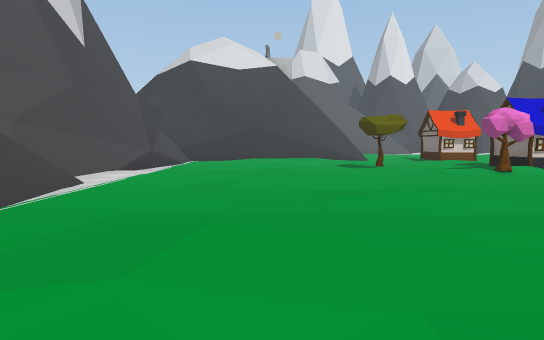
view 1 (above)

24 first-person views from a walk through a Unity game level. The camera is 1.5 m above the floor, tilts 4° down and sees 70° across. The floor is counted in squares, 2 m on a side. Each view is taken from the middle of a square. On the plan, view 1 faces up. The plan holds only what a view shows up to about 12 squares ahead; the rest is blank. The place goes on beyond the plan. The player is left out. Some surface patterns are stand-ins.

view 2
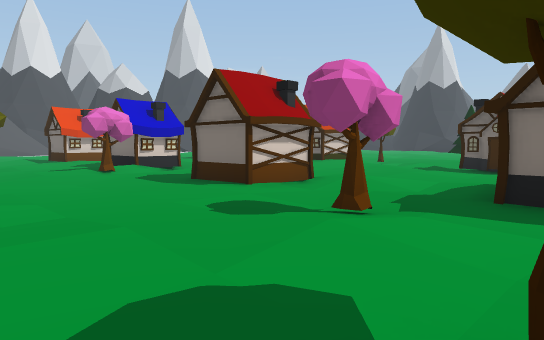

view 3
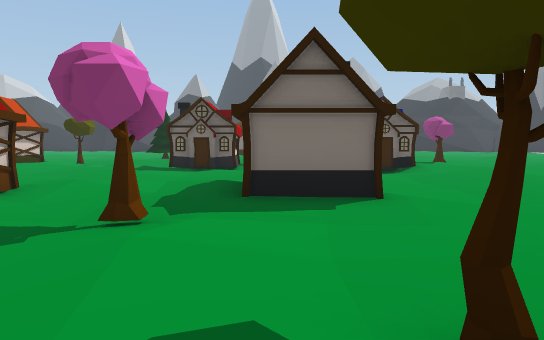

view 4
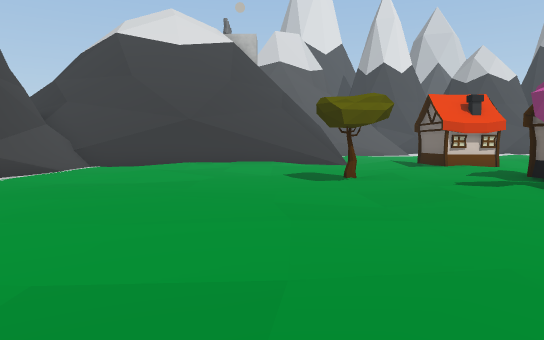

view 5
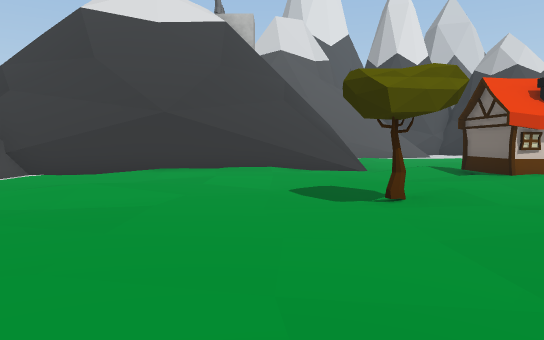

view 6
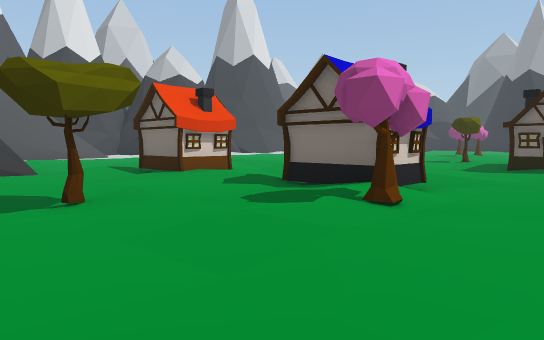

view 7
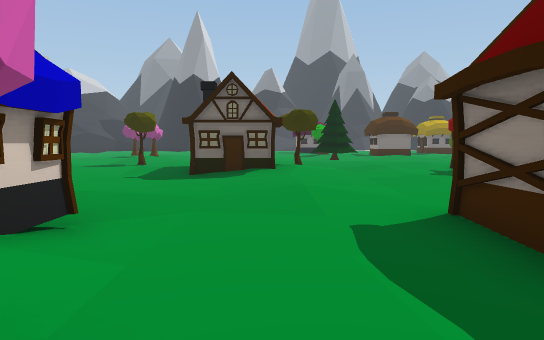

view 8
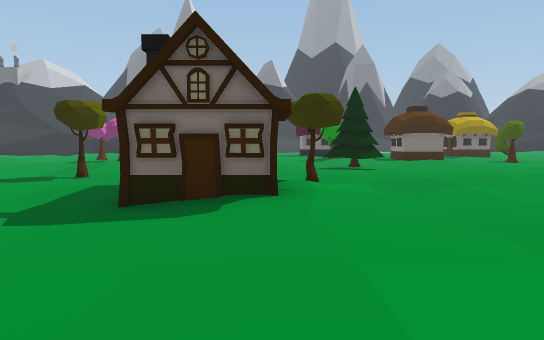

view 9
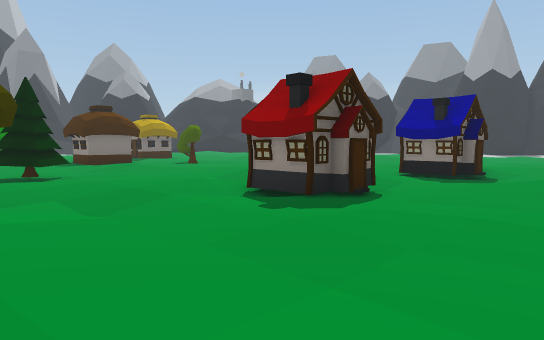

view 10
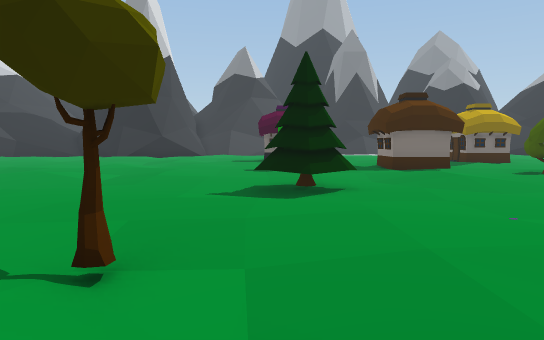

view 11
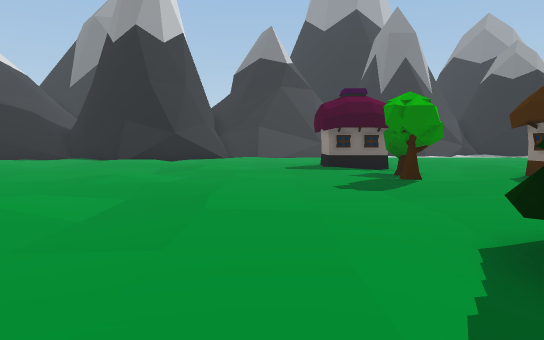

view 12
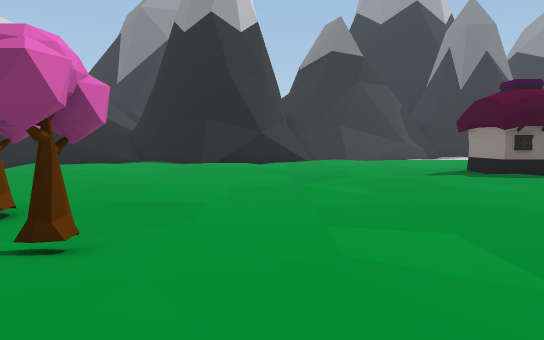

view 13
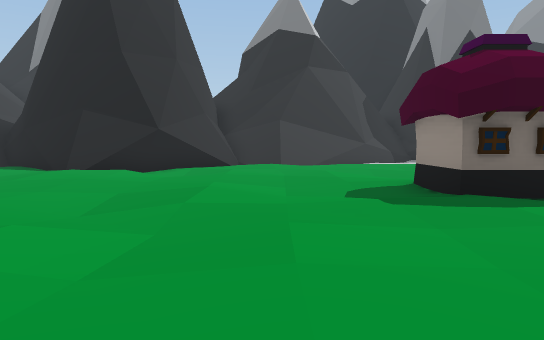

view 14
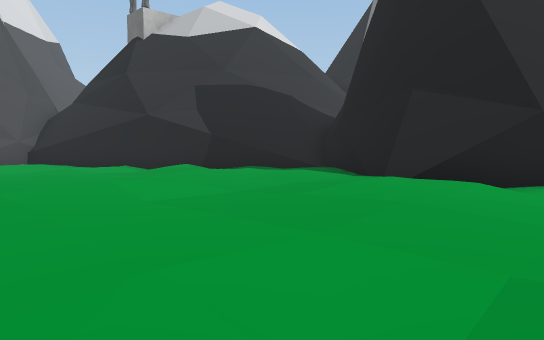

view 15
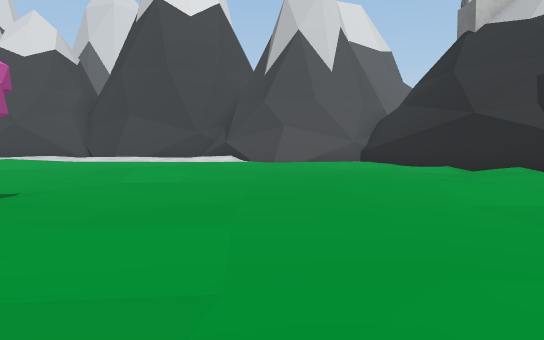

view 16
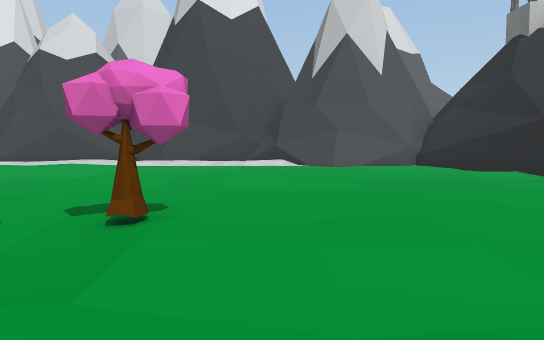

view 17
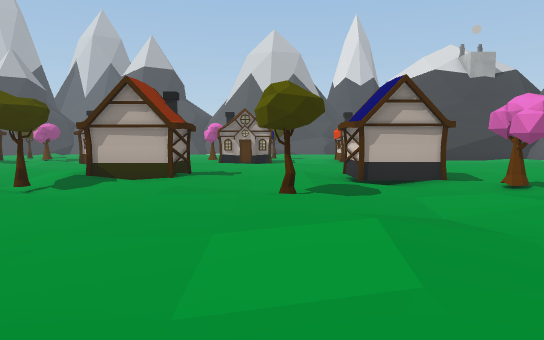

view 18
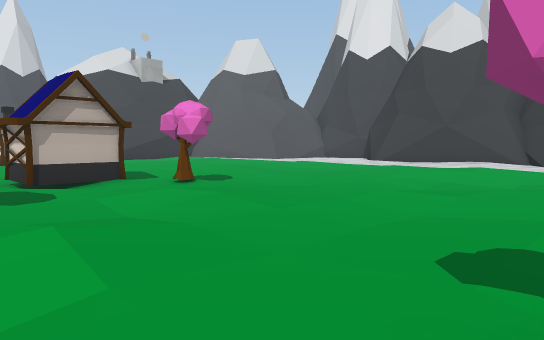

view 19
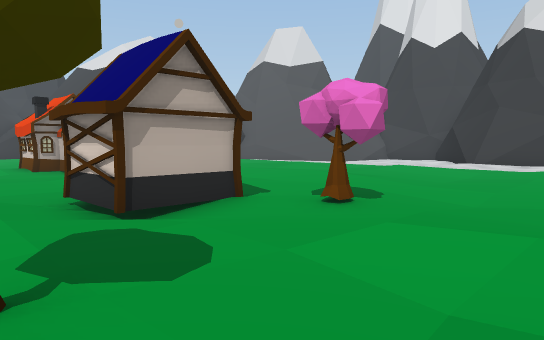

view 20
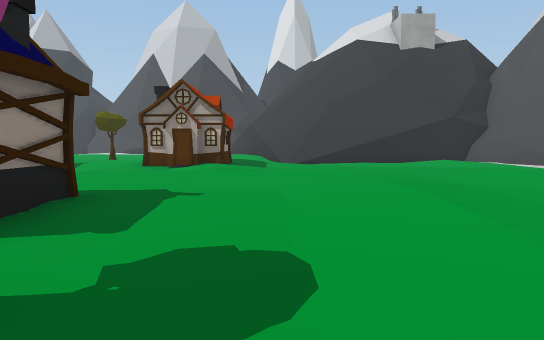

view 21
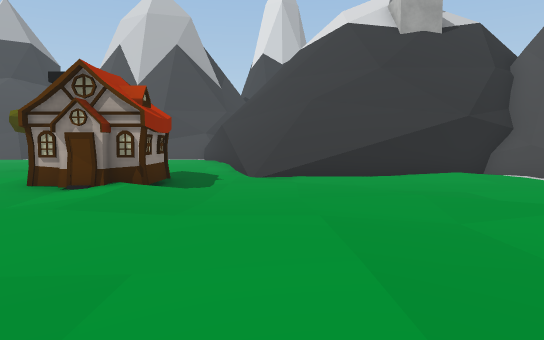

view 22
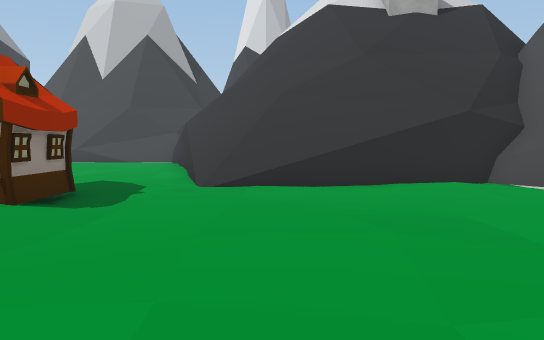

view 23
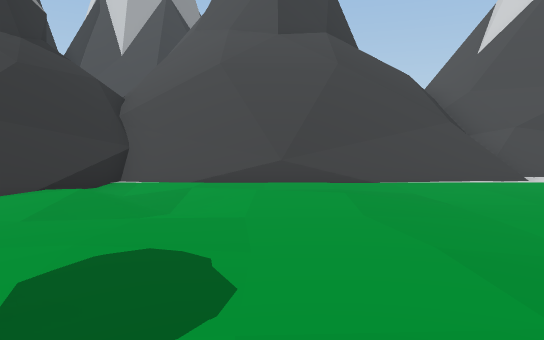

view 24
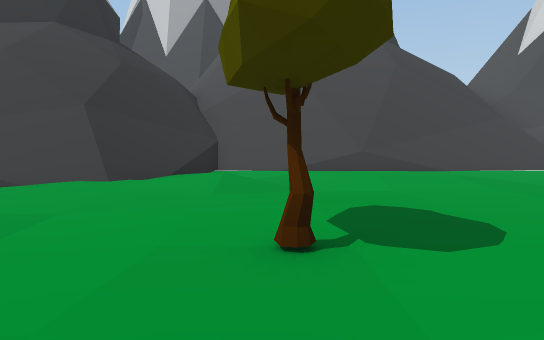

### Floor plan
Key: @ floor where view 1 was taken; # wall or solid block; . main floor; : floor 0.25 m higher than the main floor; - floor 0.25 m lower than the main floor; / step, stairs or slope; = window, fence, low wall or low ledge; ^ raised ledge; H house; T tree.
Columns run from 7 left of view 1 to 37 right of it. Each row starts with its distance up from view 1.
 25            ^#/...     ...   ..         .##
 24           #//..../   .../../:/./- ....//-##
 23          #^//....///...--/.:/----.....--./##
 22         ^^///.-.///....--..//--........--/#=
 21         #^///--......///.../-/////.....-///#
 20        ##/////.....:./..----/..///......// #=
 19        #//=///...../....----.../----......../
 18     ####//--/:H/:::/..//T---/--/--..../...../
 17    ##./../.-//##////....-./.--.--.--../.-...#
 16    #..-../--/.HH//... #/////.-.//T-...--...##
 15    #.-..---.....//../H#/.--//..T/..........##
 14    #..//--//...//  .///....//..//.---....../#
 13    #.-/-.--T.../   .////-T.////...////-...//#
 12    #.--..-..../ H./..-.//...////-//////...//
 11   ##.....--...:H/./-..:.....----/.--/../.....
 10  ##/.....--/.T.//.../##..-..--/......./-/./-.
  9 ###../-...-.-...//../H#//...--..-...-.///./..
  8 ###/------.-/...//../://T../------.././/..//.
  7 #=//.----//--.H#....////.../TT---/....##/////
  6 ^==/..--//.-..##-.././//...-TT-./.TTT/#H  //
  5  ^^/.---//-....//.....//:/...-/-/: -- /
  4   ^//-//.-.../-//...-HH/ ...//////-./-/
  3   ^#/./...../////.---H   /.//::/.H#.///
  2   ^#/.//...//T///.../H     -/./..##  /.
  1   ^#////...//-. H ///-/    ..-/.-.
  0   ^////@..T-/-.     .-/         T.
 -1  ##/////..--/-//-.  ---
 -2 =#===//..--- ./------#
 -3    ==#//--    ---/../HH

Positions as (right, up) in squares from view 1, and headings:
1: (0, 0), facing up
2: (2, 0), facing up-right
3: (2, 1), facing right
4: (2, 5), facing up
5: (2, 8), facing up
6: (2, 8), facing up-right
7: (5, 9), facing right
8: (9, 9), facing right
9: (10, 9), facing down-right
10: (14, 7), facing right
11: (19, 9), facing right
12: (21, 13), facing right
13: (25, 10), facing right
14: (29, 12), facing up-right
15: (29, 12), facing up
16: (27, 12), facing up
17: (24, 13), facing left
18: (24, 13), facing up-left
19: (20, 13), facing up-left
20: (18, 19), facing left
21: (15, 20), facing left
22: (13, 21), facing left
23: (5, 2), facing left
24: (6, 0), facing left
